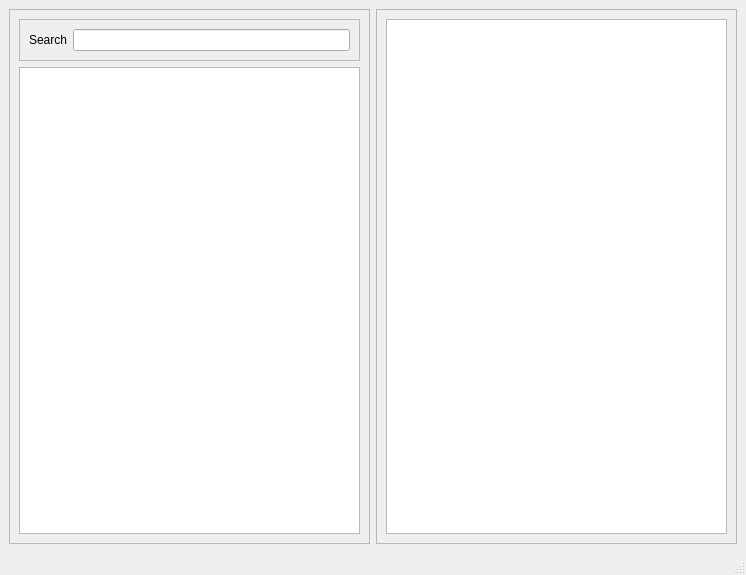
<?xml version="1.0" encoding="UTF-8"?>
<ui version="4.0">
 <class>MainWindow</class>
 <widget class="QMainWindow" name="MainWindow">
  <property name="geometry">
   <rect>
    <x>0</x>
    <y>0</y>
    <width>746</width>
    <height>575</height>
   </rect>
  </property>
  <property name="windowTitle">
   <string>MainWindow</string>
  </property>
  <widget class="QWidget" name="centralwidget">
   <layout class="QHBoxLayout" name="horizontalLayout">
    <item>
     <widget class="QFrame" name="frame">
      <property name="frameShape">
       <enum>QFrame::StyledPanel</enum>
      </property>
      <property name="frameShadow">
       <enum>QFrame::Raised</enum>
      </property>
      <layout class="QVBoxLayout" name="verticalLayout">
       <item>
        <widget class="QFrame" name="frame_2">
         <property name="frameShape">
          <enum>QFrame::StyledPanel</enum>
         </property>
         <property name="frameShadow">
          <enum>QFrame::Raised</enum>
         </property>
         <layout class="QFormLayout" name="formLayout">
          <item row="0" column="1">
           <widget class="QLineEdit" name="lineEdit"/>
          </item>
          <item row="0" column="0">
           <widget class="QLabel" name="label">
            <property name="text">
             <string>Search</string>
            </property>
           </widget>
          </item>
         </layout>
        </widget>
       </item>
       <item>
        <widget class="QListWidget" name="listWidget"/>
       </item>
      </layout>
     </widget>
    </item>
    <item>
     <widget class="QFrame" name="frame_3">
      <property name="frameShape">
       <enum>QFrame::StyledPanel</enum>
      </property>
      <property name="frameShadow">
       <enum>QFrame::Raised</enum>
      </property>
      <layout class="QVBoxLayout" name="verticalLayout_2">
       <item>
        <widget class="QListWidget" name="listWidget_2"/>
       </item>
      </layout>
     </widget>
    </item>
   </layout>
  </widget>
  <widget class="QMenuBar" name="menubar">
   <property name="geometry">
    <rect>
     <x>0</x>
     <y>0</y>
     <width>746</width>
     <height>21</height>
    </rect>
   </property>
  </widget>
  <widget class="QStatusBar" name="statusbar"/>
 </widget>
 <resources/>
 <connections/>
</ui>
